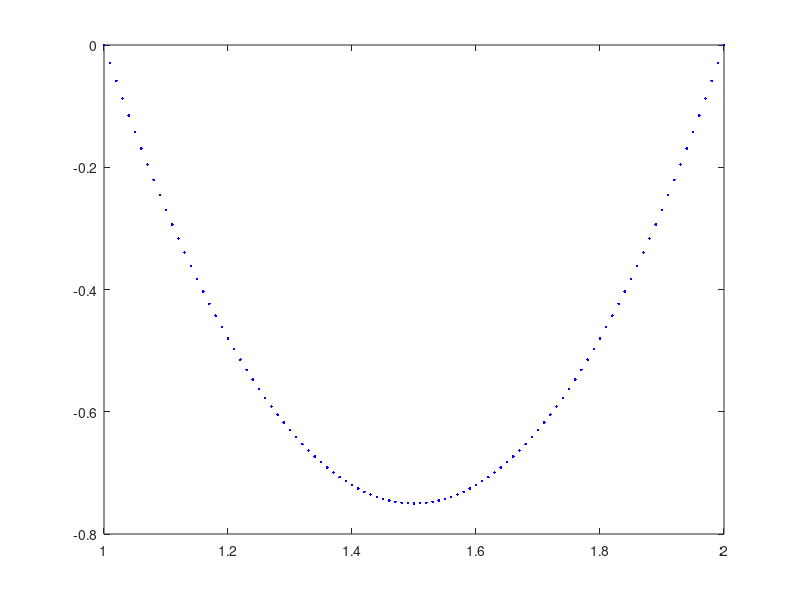

MATLAB code for this plot:
t0 = 1;
tf = 2;
qf = 0;
q0 = 0.5;
v0 = 0;
vf = 0;

A = [1 t0 t0^2 t0^3;
    0 1 2*t0 3*t0^2;
    1 tf tf^2 tf^3;
    0 1 2*tf 3*tf^2;];
b = [q0 v0 qf vf]';
x = inv(A)*b

for i = 1:0.01:2
    y = x(1) + x(2)*i + x(3)*i^2 + x(4)*i^3;
    ydot = x(2) + 2*x(3)*i + 3*x(4)*i^2;
    yddot = 2*x(3) + 6*x(4)*i;
    plot(i,ydot,'b.');
    hold on;
end
